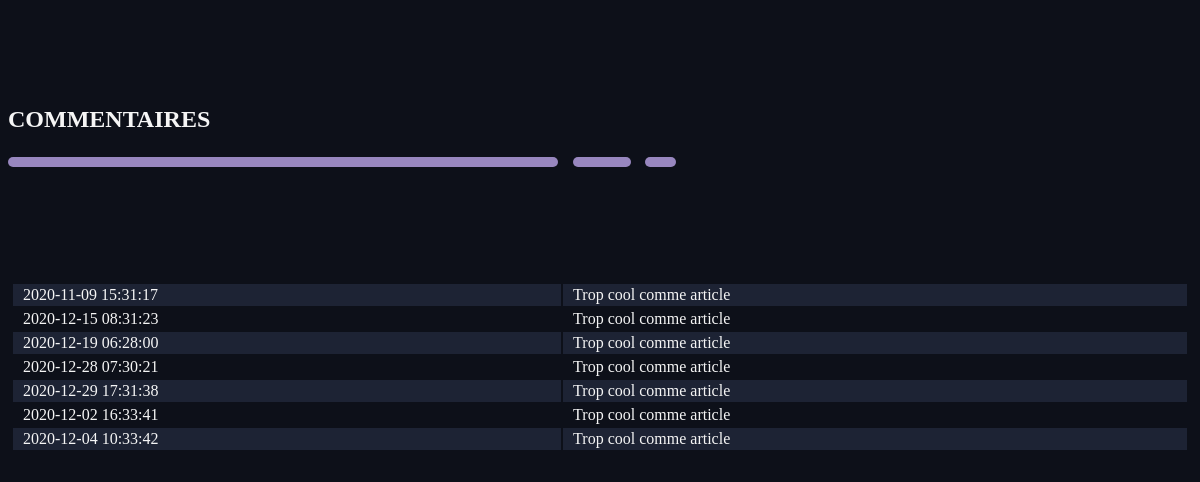
Screenshot of /back/comment/viewCommentSite3.php with the database file from the repository.
### tables this page shows
CREATE TABLE `COMMENT` (
  `numSeqCom` int(10) NOT NULL,
  `numArt` int(8) NOT NULL,
  `dtCreCom` datetime DEFAULT NULL,
  `libCom` text NOT NULL,
  `attModOK` tinyint(1) DEFAULT '0',
  `affComOK` tinyint(1) DEFAULT '0',
  `notifComKOAff` text,
  `delLogiq` tinyint(1) DEFAULT '0',
  `numMemb` int(10) NOT NULL
);

### CLASS_CRUD/comment.class.php (called while the page is built, shortened)
<?php
require_once __DIR__ . '../../CONNECT/database.php';
class COMMENT
{
	function get_SomeCom3()
    {
        global $db;
		$query = 'SELECT * FROM COMMENT WHERE affComOk = "1" AND numArt = "3"';
        $result = $db->query($query);
        $allStatuts = $result->fetchAll();
        return ($allStatuts);
    }
}

### back/comment/viewCommentSite3.php (the view, shortened to what this page needs)
<?
require_once __DIR__ . '/../../CLASS_CRUD/comment.class.php';
$monStatutCom = new COMMENT;
?>
<!DOCTYPE html>
<html lang="fr">
<head>
    <link href="../../back/css/style.css" rel="stylesheet" type="text/css" />
</head>
<body>
    <br>
<h2>COMMENTAIRES</h2>
<img class="soulignage2" src="../../front/assets/icons/soulignage.svg">
<table border="3" bgcolor="aliceblue" class="table_comment">
<tbody>
<?
$allStatuts = $monStatutCom->get_SomeCom3();
foreach($allStatuts as $row) {
?>
    <tr>
    <td>&nbsp; <?php echo $row["dtCreCom"]; ?> &nbsp;</td>
    <td>&nbsp; <?php echo $row["libCom"]; ?> &nbsp;</td>
    <br /></td>
    </tr>
<?
}
?>
</tbody>
</table>
<br><br>
</body>
</html>

### back/css/style.css (style rules this page uses)
body { background-color: #0D1019; color: #F5F5F5; padding-top: 60px; padding-bottom: 40px; font-family: "Gotham rounded book"; }
h2 { font-family: "Gotham rounded book"; }
table { background-color: #171c2b; border-color: rgba(255, 255, 0, 0); border-collapse:inherit; box-shadow: 0; }
tbody tr:nth-child(odd) { background-color:#1d2334; }
tbody tr:nth-child(even) { background-color:#0D1019; }
td { border-color: #171c2b00; }
.table_comment { background-color: #171c2b00; border-color: rgba(255, 255, 0, 0); border-collapse:inherit; box-shadow: 0; width: 100%; }

### rows the page displays
comment: dtCreCom "2020-11-09 15:31:17", libCom "Trop cool comme article"
comment: dtCreCom "2020-12-15 08:31:23", libCom "Trop cool comme article"
comment: dtCreCom "2020-12-19 06:28:00", libCom "Trop cool comme article"
comment: dtCreCom "2020-12-28 07:30:21", libCom "Trop cool comme article"
comment: dtCreCom "2020-12-29 17:31:38", libCom "Trop cool comme article"
comment: dtCreCom "2020-12-02 16:33:41", libCom "Trop cool comme article"
comment: dtCreCom "2020-12-04 10:33:42", libCom "Trop cool comme article"
